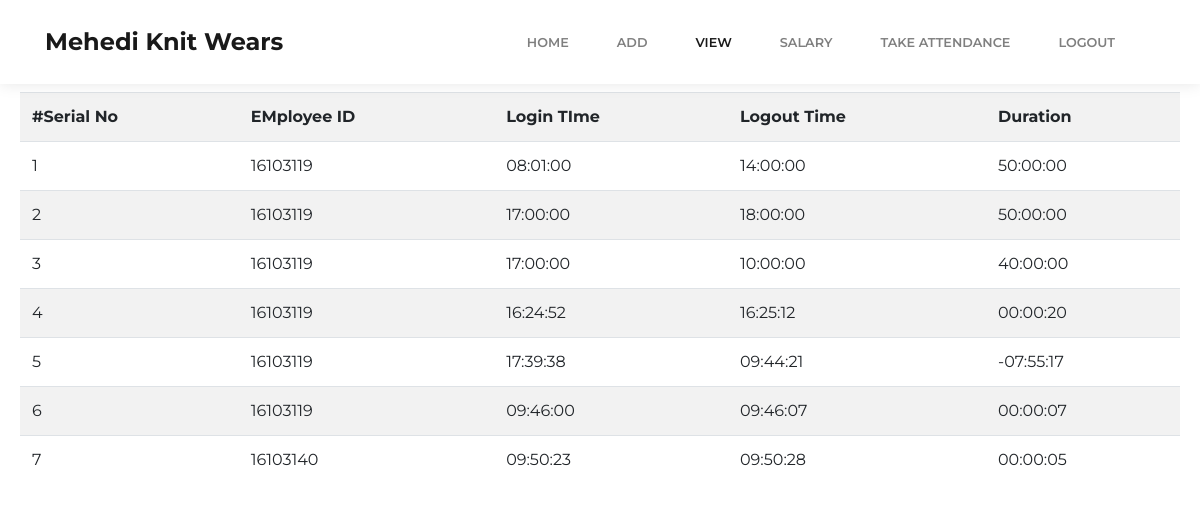
The app's page /late_user.php (signed in) with its own data.
### tables this page shows
CREATE TABLE `attendance` (
  `id` int(11) NOT NULL,
  `emp_id` int(50) NOT NULL,
  `log_in_time` time NOT NULL,
  `log_out_time` time NOT NULL,
  `duration` time NOT NULL,
  `date` date NOT NULL
);

### late_user.php (the view, shortened to what this page needs)
<?php
include('db.php');
if($_SESSION['user']['role']=='registry'){
?>
<!DOCTYPE html>
<html>
<head>
    <link rel="stylesheet" href="assets/bootstrap/css/bootstrap.min.css">
    <link rel="stylesheet" href="assets/fonts/font-awesome.min.css">
    <link rel="stylesheet" href="assets/fonts/simple-line-icons.min.css">
    <link rel="stylesheet" href="assets/css/styles.min.css">
</head>
<body>
    <nav class="navbar navbar-light navbar-expand-lg fixed-top bg-white clean-navbar">
        <div class="container"><a class="navbar-brand logo" href="#"><strong>Mehedi Knit Wears</strong></a>
            <div
                class="collapse navbar-collapse" id="navcol-1">
               <ul class="nav navbar-nav ml-auto">
                    <li class="nav-item" role="presentation"><a class="nav-link" href="registry.php">Home</a></li>
							<div class="dropdown">
							   <li class="nav-item" role="presentation"><a class="nav-link " href="">Add</a></li>
							  </div>
							<div class="dropdown">
							   <li class="nav-item" role="presentation"><a class="nav-link active" href="">View</a></li>
							</div>
					<li class="nav-item" role="presentation"><a class="nav-link" href="salary.php">Salary</a></li>
					<li class="nav-item" role="presentation"><a class="nav-link" href="attendance.php">Take Attendance</a></li>
					 <li class="nav-item" role="presentation"><a class="nav-link" href="logout.php">Logout</a></li>
                </ul>
        </div>
        </div>
    </nav>
<table class="table table-striped">
<tr>
<th>#Serial No</th><th>EMployee ID</th><th>Login TIme</th><th>Logout Time</th><th>Duration</th>
</tr>
<?php
 $check=mysqli_query($conn,"SELECT * FROM attendance WHERE log_in_time > CONVERT('08:00:00', TIME)");
$serialnumber=0;
while($row=mysqli_fetch_array($check))
{
	$serialnumber++;
?>
<tr>
<td><?php echo $serialnumber;?></td>
<td><?php echo $row['emp_id'];?></td>
<td><?php echo $row['log_in_time'];?></td>
<td><?php echo $row['log_out_time'];?></td>
<td><?php echo $row['duration'];?></td>
</tr>
<?php
}
?>
</table><?php } ?>
</body>
</html>

### records on screen
attendance: emp "16103119", log_in_time "08:01:00", log_out_time "14:00:00", duration "50:00:00"
attendance: emp "16103119", log_in_time "17:00:00", log_out_time "18:00:00", duration "50:00:00"
attendance: emp "16103119", log_in_time "17:00:00", log_out_time "10:00:00", duration "40:00:00"
attendance: emp "16103119", log_in_time "16:24:52", log_out_time "16:25:12", duration "00:00:20"
attendance: emp "16103119", log_in_time "17:39:38", log_out_time "09:44:21", duration "-07:55:17"
attendance: emp "16103119", log_in_time "09:46:00", log_out_time "09:46:07", duration "00:00:07"
attendance: emp "16103140", log_in_time "09:50:23", log_out_time "09:50:28", duration "00:00:05"
